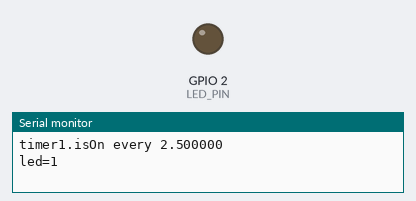
Recording of a sketch running on a simulated ESP32. On the bench: output pins drawn as LEDs (lit = HIGH), the last lines printed to the serial monitor.

Above: at 1.2 s.
At 3.7 s:
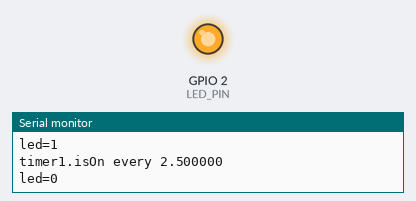
Timing chart, 0 to 6.5 s (numbered marks = the images above):
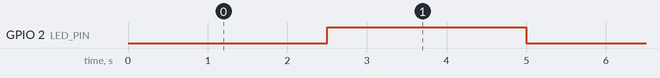

Measured:
- by itself, GPIO 2 (LED_PIN): alternates HIGH for 2.5 s and LOW for 2.5 s

The sketch:

ch9_pj02_mylibrary_MyTimer_basictest.ino
```cpp
#include "MyTimer.h"

#define LED_PIN LED_BUILTIN
#define LED_ON  LOW  // sink mode
#define LED_OFF HIGH  // sink mode

double timer1IntervalSec = 2.5;
double timer2IntervalSec = 5.0;

MyTimer timer1(timer1IntervalSec); //ForLedToggle
MyTimer timer2; //ForPrint

bool ledIsOn = false;

void setup() {
  Serial.begin(115200);
  Serial.println();

  pinMode(LED_PIN,OUTPUT);
  digitalWrite(LED_PIN,LED_OFF);

}

void loop() {
  if (timer1.isOn()) {
    //code for every timer1IntervalSec
    Serial.printf("timer1.isOn every %lf\n", timer1IntervalSec);
    ledToggle();
  }
  else if (timer2.isOn(timer2IntervalSec)) {
    //code for every timer2IntervalSec
    //Serial.println("timerPrt.isOn()");
    Serial.printf("-----timer2.isOn(%lf)\n", timer2IntervalSec);
  }
}


void ledToggle() {
  ledIsOn = !ledIsOn;
  if(ledIsOn) {
    digitalWrite(LED_PIN,LED_ON);
  }
  else {
    digitalWrite(LED_PIN,LED_OFF);
  }
  Serial.printf("led=%d\n",ledIsOn);
}
```

MyTimer.cpp
```cpp
#include <Arduino.h>
#include "MyTimer.h"

void MyTimer::MyTimerBase(double INintervalSec) {
  intervalMil = INintervalSec * 1000;
  SVintervalMil = intervalMil;
  fst = true;
}

// constructor
MyTimer::MyTimer() {
  MyTimerBase(TIMER_INTERVAL_SEC);
}

MyTimer::MyTimer(double INintervalSec) {
  MyTimerBase(INintervalSec);
}

void MyTimer::set(double INintervalSec) {
  intervalMil = INintervalSec * 1000;
  SVintervalMil = intervalMil;
  nextMil = millis() + intervalMil;
}

void MyTimer::reset() {
  SVintervalMil = intervalMil;
  nextMil = millis() + intervalMil;
}

void MyTimer::nowOn() {
  SVintervalMil = intervalMil;
  nextMil = 0;
  fst = false;
}

bool MyTimer::isOn() {

  bool rtcd = false;

  if ( intervalMil == 0 ) {
    return false;
  }


  if ( nextMil == 0 || millis() > nextMil) {
    nextMil = millis() + intervalMil;
    if (fst) {
      fst = false;
      rtcd = false;
    }
    else {
      rtcd = true;
    }
    rtcd = true;
  }
  else {
    rtcd = false;
  }

  return rtcd;
}

bool MyTimer::isOn(double INintervalSec) {
  unsigned long INintervalMil = INintervalSec * 1000;
  if (SVintervalMil != INintervalMil) {
    set(INintervalSec);
  }

  return isOn();
}
```

MyTimer.h
```cpp
#ifndef MY_TIMER_H
#define MY_TIMER_H

#ifndef TIMER_INTERVAL_SEC
#define TIMER_INTERVAL_SEC  10.0
#endif

class MyTimer {

    public:
    // constructor에는 void나 변수형이 없다
    MyTimer(double intervalSec);
    MyTimer();
    void MyTimerBase(double intervalSec);

    void set(double intervalSec);
    void reset();
    void nowOn();

    bool isOn(double intervalSec);
    bool isOn();

    private:
    unsigned long nextMil = 0;
    unsigned long intervalMil;
    unsigned long SVintervalMil;

    bool fst;
}; //class의 끝에는 ;가 있다
#endif
```
